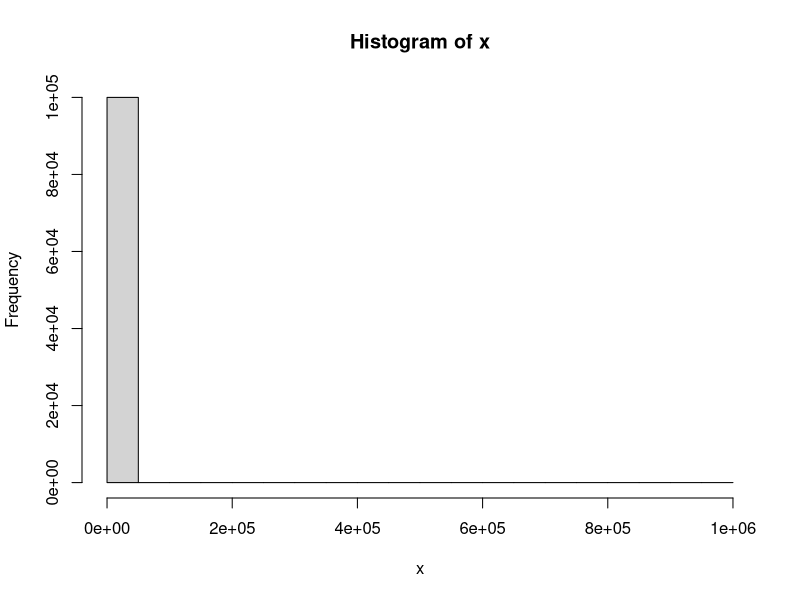
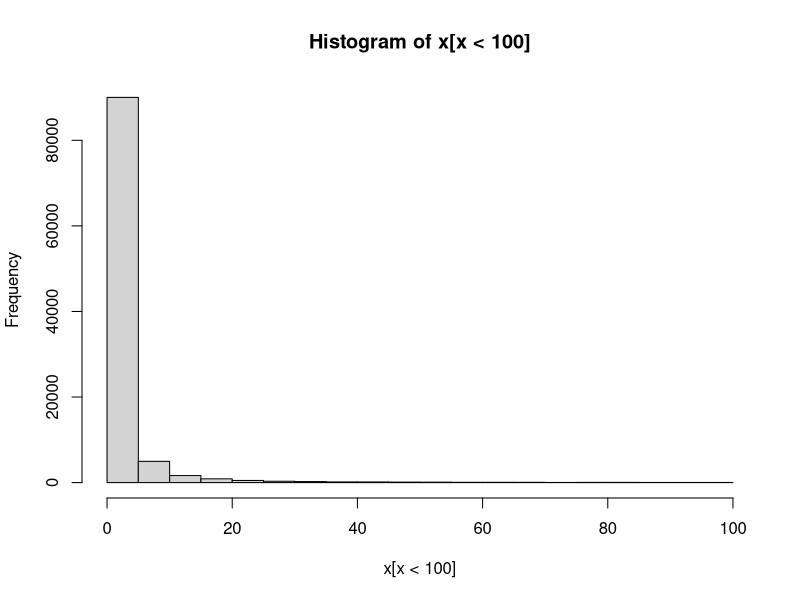
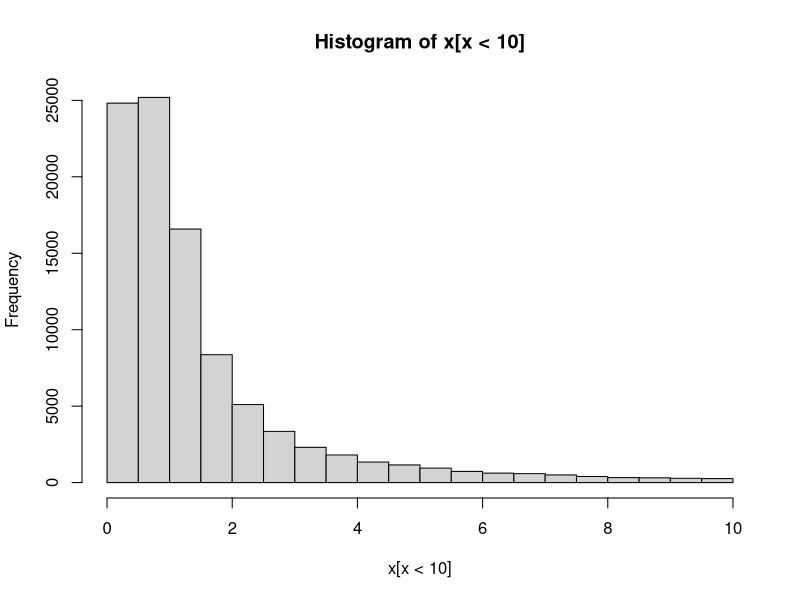
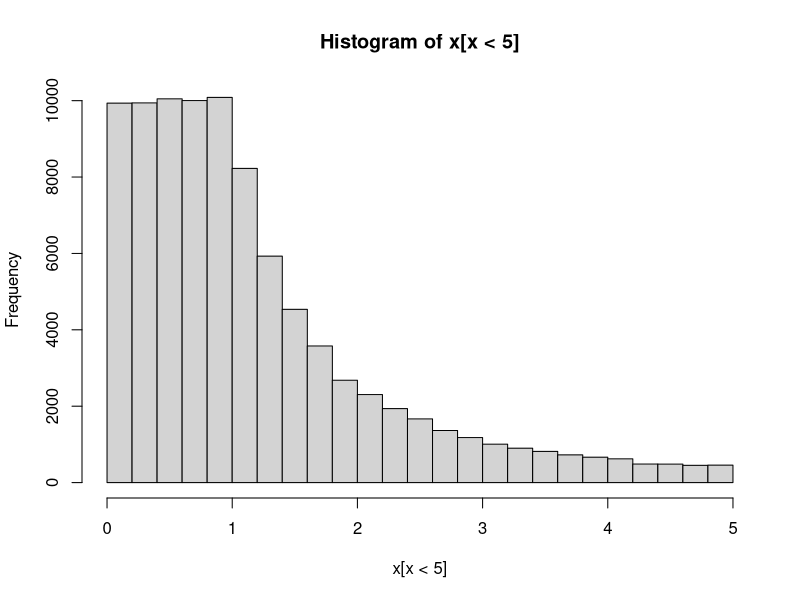

The R script that drew these images, in order:
## Homework 3A ##

# Sampling the uniform distribution #
u1 = runif(10^5)
u2 = runif(10^5)

# Ratio #
x = u1/u2

# Histogram #
hist(x)

# Truncation #
hist(x[x < 100])
hist(x[x < 10])
hist(x[x < 5])
